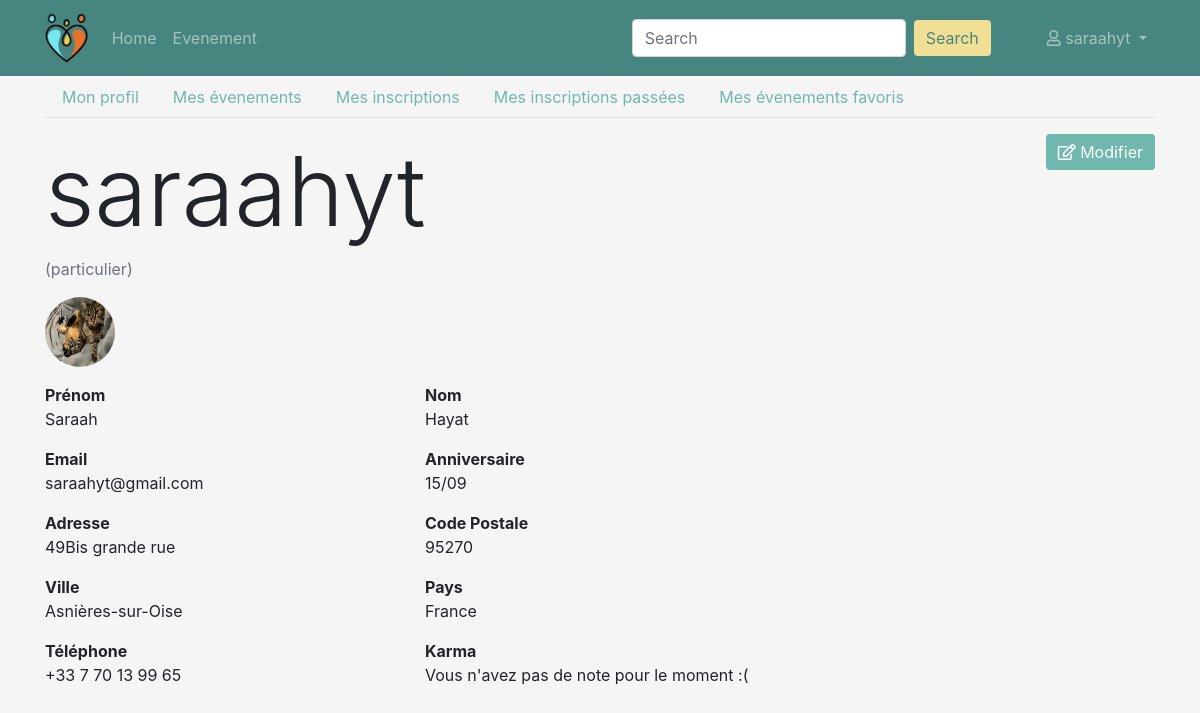
Screenshot of /profil (signed in) with the database file from the repository.
### persons/models.py (models this page shows, shortened)
class Person(models.Model):
    TYPE_PARTICULIER = 'particulier'
    TYPE_PROFESSIONNEL = 'professionnel'
    TYPE_CHOICES = (
        (TYPE_PARTICULIER, 'particulier'),
        (TYPE_PROFESSIONNEL, 'professionnel')
    )
    user = models.ForeignKey('users.User', on_delete=models.CASCADE)
    first_name = models.CharField('prenom', max_length=100)
    last_name = models.CharField('nom', max_length=100)
    birth_date = models.DateField('date naissance')
    address = models.CharField('adresse', max_length=250)
    zip_code = models.IntegerField('code postal')
    city = models.CharField('ville', max_length=50)
    country = models.CharField('pays', max_length=100)
    phone_number = PhoneNumberField('telephone')
    pseudo = models.CharField('pseudo', max_length=50)
    person_type = models.CharField('type', choices=TYPE_CHOICES, max_length=15)
    created_at = models.DateTimeField('crée à', auto_now=True)
    note = models.IntegerField('karma', null=True, blank=True)
    imageProfil = models.FileField('image', null=True, default='utilisateur-de-profil.svg')
    is_visible = models.BooleanField('est visible', default=False)

### users/models.py (models this page shows, shortened)
class User(AbstractBaseUser, PermissionsMixin):
    email = models.EmailField('email', max_length=254, unique=True)
    is_staff = models.BooleanField('statut staff', default=False)
    is_superuser = models.BooleanField('statut superutilisateur', default=False)
    is_active = models.BooleanField('actif', default=True)
    last_login = models.DateTimeField('dernière connexion', null=True, blank=True)
    date_joined = models.DateTimeField('date d\'inscription', auto_now_add=True)
    USERNAME_FIELD = 'email'
    EMAIL_FIELD = 'email'
    REQUIRED_FIELDS = []
    objects = UserManager()
    class Meta:
        ordering = ['email', ]
        verbose_name = 'utilisateur'
        verbose_name_plural = 'utilisateurs'

### events/views/persons.py (the view)
# urls.py: path('profil', DetailProfilView.as_view(), name='profil'),
class DetailProfilView(PersonView):
    def get(self, request):
        user = request.user
        person = Person.objects.get(user=user)
        form = ProfilForm(instance=person)
        context = {
            'person': person,
            'form': form,
            'navigation_items': navigation.navigation_items(navigation.NAV_PROFIL),
        }
        return render(request, 'persons/profil/profil_detail.html', context)

### events/forms.py (shortened to what this page needs)
class ProfilForm(forms.ModelForm):
    email = forms.EmailField(label='Email', max_length=254)
    class Meta:
        model = Person
        exclude = ['user', 'created_at', 'karma', 'person_type', 'birth_date', 'pseudo', ]
        widgets = {
            'email': forms.EmailInput(attrs={'placeholder': 'Email'}),
            'phone_number': forms.TextInput(attrs={'placeholder': '0612344321'}),
        }
    def __init__(self, instance=None, *args, **kwargs):
        super().__init__(instance=instance, *args, **kwargs)
        if instance:
            self.fields['email'].initial = instance.user.email

### events/navigation.py (called while the page is built)
def navigation_items(selected_item=None):
    items = []
    for name, shortcut in NAV_ITEMS:
        items.append({
            'name': name,
            'url': reverse(shortcut),
            'active': True if selected_item == name else False,
        })
    return items

### events/templates/persons/profil/profil_detail.html (shortened to what this page needs)
{% extends 'persons/base_navbar.html' %}
{% load static %}
{% block content %}
    <ul class="profil-tab nav nav-tabs">
        <li class="nav-item">
            <a class="nav-link" href="{% url 'profil' %}">Mon profil</a>
        </li>
        <li class="nav-item">
            <a class="nav-link" href="{% url 'profil-events' %}">Mes évenements</a>
        </li>
        {% if person.person_type != "professionnel" %}
            <li class="nav-item">
                <a class="nav-link" href="{% url 'profil-registered_events' %}">Mes inscriptions</a>
            </li>
            <li class="nav-item">
                <a class="nav-link" href="{% url 'profil-finished-events' %}">Mes inscriptions passées</a>
            </li>
            <li class="nav-item">
                <a class="nav-link" href="{% url 'profil-favorite-events' %}">Mes évenements favoris</a>
            </li>
        {% endif %}
    </ul>
    <div class="row my-3">
        <div class="col-md-8">
            <div>
                <h2 class="display-1">{{ person.pseudo }}</h2>
                <p class="text-muted"> ({{ person.person_type }})</p>
            </div>
            <img class="rounded-circle mr-5" height="70" width="70" src="{{ person.imageProfil.url }}">
        </div>
        <div class="col-md-4 text-right">
            <a href="{% url 'profil-edit' %}" class="btn btn-primary"><i class="far fa-edit"></i> Modifier</a>
        </div>
    </div>
    <div class="row">
        <div class="col-md-4">
            <p>
                <b>Prénom</b>
                <br>
                {{ person.first_name }}
            </p>
        </div>
        <div class="col-md-4">
            <p>
                <b>Nom</b>
                <br>
                {{ person.last_name }}
            </p>
        </div>
    </div>
    <div class="row">
        <div class="col-md-4">
            <p>
                <b>Email</b>
                <br>
                {{ person.user.email }}
            </p>
        </div>
        <div class="col-md-4">
            <p>
                <b>Anniversaire</b>
                <br>
                {{ person.birth_date|date:'j/m' }}
            </p>
        </div>
    </div>
    <div class="row">
        <div class="col-md-4">
            <p>
                <b>Adresse</b>
                <br>
                {{ person.address }}
            </p>
        </div>
        <div class="col-md-4">
            <p>
                <b>Code Postale</b>
                <br>
                {{ person.zip_code }}
            </p>
        </div>
    </div>
    <div class="row">
        <div class="col-md-4">
            <p>
                <b>Ville</b>
                <br>
                {{ person.city }}
            </p>
        </div>
        <div class="col-md-4">
            <p>
                <b>Pays</b>
                <br>
                {{ person.country }}
            </p>
        </div>
    </div>
    <div class="row">
        <div class="col-md-4">
            <p>
                <b>Téléphone</b>
                <br>
                {{ person.phone_number }}
            </p>
        </div>
        <div class="col-md-4">
            <p>
                <b>Karma</b>
                <br>
                {% if person.note is not None %}
                    {{ person.note }}
                {% else %}
                    <span>Vous n'avez pas de note pour le moment :(</span>
                {% endif %}
            </p>
        </div>
    </div>
{% endblock content %}

### events/templates/persons/base_navbar.html (shortened to what this page needs)
{% extends 'persons/base.html' %}
{% load static %}
{% block header %}
    <nav class="back-nav navbar navbar-expand-lg navbar-dark bg-dark">
        <div class="container d-flex justify-content-between">
            <a class="navbar-brand" href="{% url 'home' %}"><img src="{% static 'assets/logo1.png' %}" height="50"></a>
            <div class="collapse navbar-collapse" id="navbarSupportedContent">
                <ul class="navbar-nav">
                    {% for item in navigation_items %}
                        <li class="nav-item {% if item.active %}active{% endif %}">
                            <a class="nav-link" href="{{ item.url }}">{{ item.name }}</a>
                        </li>
                    {% endfor %}
                </ul>
                <form action="{% url 'events' %}" class="form-inline my-2 my-lg-0 ml-auto mr-5" method="get">
                    <input name="q" class="form-control mr-sm-2" type="search" placeholder="Search"
                           aria-label="Search">
                    <button class="search btn btn-outline-success my-2 my-sm-0" type="submit">Search</button>
                </form>
                <ul class="navbar-nav mr-0">
                    <li class="nav-item dropdown">
                        <a class="nav-link dropdown-toggle" href="#" id="navbarDropdownMenuLink" role="button" data-toggle="dropdown" aria-haspopup="true" aria-expanded="false">
                        <i class="far fa-user"></i> {{ person.pseudo }}
                    </a>
                    </li>
                </ul>
            </div>
        </div>
    </nav>
{% endblock %}

### events/static/css/event.css (style rules this page uses)
body { background-color: whitesmoke !important; }
.back-nav { background-color: #478680 !important; }
.search { background-color: #F0DF94 !important; color: #478680 !important; border: none !important; }
.btn-primary, .btn-outline-primary { background-color: #70B7AE !important; border: none !important; }
.profil-tab .nav-link { color: #70B7AE !important; }

### rows the page displays
Person: pseudo "saraahyt", person_type "particulier", imageProfil (picture), first_name "Saraah", last_name "Hayat", user.email "saraahyt@gmail.com", birth_date "15/09", address "49Bis grande rue", zip_code "95270", city "Asnières-sur-Oise", country "France", phone_number "+33 7 70 13 99 65"

### other values shown
{{ item.name }} "Home" "Evenement"
